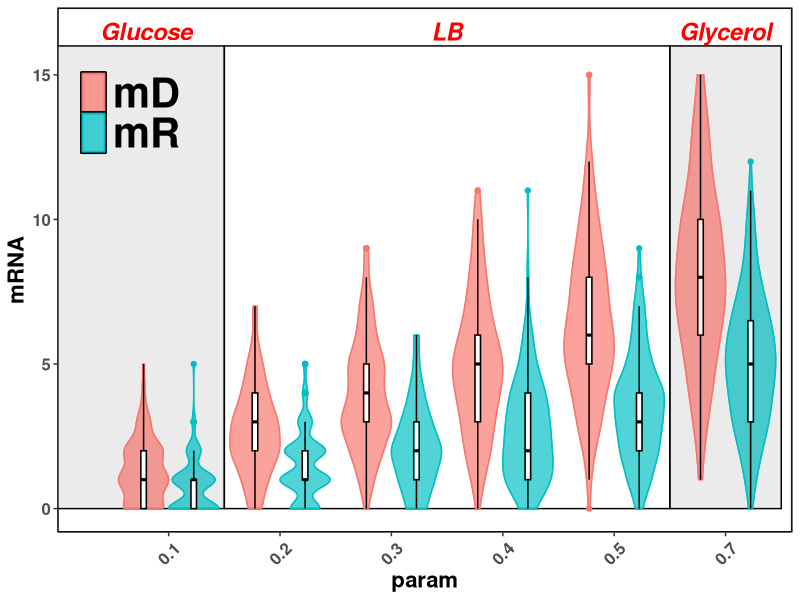

Generate this figure with R:
library(ggplot2)
library(reshape2)

data<-read.csv('test.csv', header=T)[,c(1,2,5)]
data<-data[data$param %in% c(0.1,0.2,0.3,0.4,0.5, 0.7),]
data<-melt(data,id='param')
data$param<-as.factor(data$param)

pdf('gillespie.pdf',h=10,w=16)
ggplot(data, aes(x = param, y = value,color=variable,fill=variable)) +
  geom_violin(scale='width',alpha=0.5,adjust = 1.2)+
  annotate("text", label = c("Glucose",'LB','Glycerol'),x = c(0.8,3.5,6), y = c(16.5), size = 6,colour = "red",fontface = "bold.italic")+
  annotate("rect", xmin=c(0,1.5,5.5), xmax=c(1.5,5.5,6.5), ymin=c(0,0,0) , ymax=c(16), alpha=0.3, color="black", fill=c('grey','white','grey'))+
  geom_violin(scale='width',alpha=0.5,adjust = 1.2)+
  geom_boxplot( fill='white',position = position_dodge(0.9),width=0.1,show.legend=FALSE)+
  geom_boxplot( col='black',position = position_dodge(0.9),width=0.1,alpha=.001,show.legend=FALSE)+
  theme_bw()+theme(strip.background=element_rect(fill='white'))+theme(
    panel.background = element_rect(fill = "white",colour = "black",linewidth = 1),panel.grid.major = element_blank(),panel.grid.minor = element_blank(),
    axis.text.x = element_text(face="bold", size=12,angle=45, vjust = 0.5),
    legend.position = c(0.1,0.8),legend.background = element_blank(),legend.title = element_blank(),
    legend.text = element_text( size=30, face="bold"),
    axis.text.y = element_text(face="bold", size=12),
    axis.title.x = element_text(face="bold", size=16),
    axis.title.y = element_text(face="bold", size=16),
    strip.text.x = element_text(size = 14, color = "black", face = "bold.italic"),
    strip.text.y = element_text(size = 14, color = "black", face = "bold.italic"))+ylab('glpD')+ylim(c(0,16.5))+ylab('mRNA')
#  xlim(c(-1,30))+ylab('Colony')
dev.off()